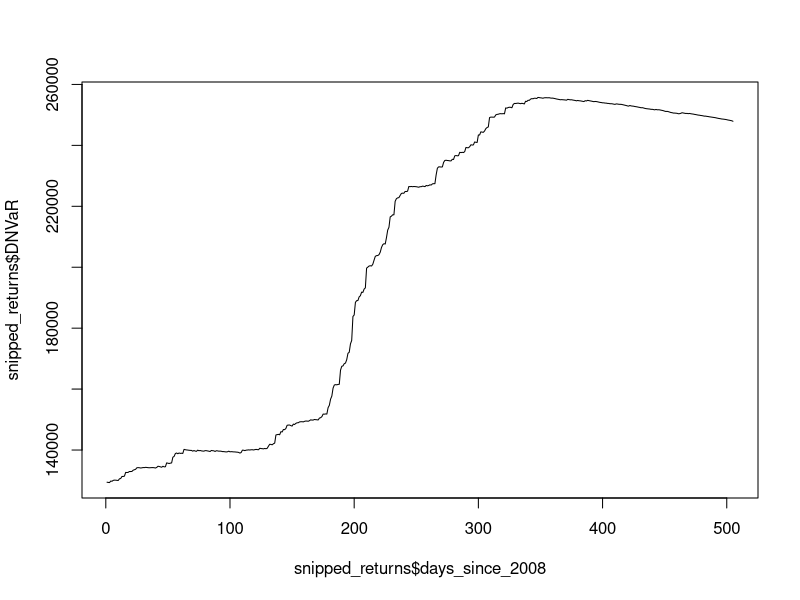

The R script that drew this image:
require(tidyverse)
# Import csv file
returns <- read_csv("returns4symbols.2004-2018(2).csv")
returns <- tibble(returns)

# Stock Holdings
s <- 5000000
x <- 3000000
m <- 1000000
a <- 1000000

# Get 1% quantile
p <- -qnorm(0.01)

# Make table of returns from just 2008 to 2009
snipped_returns <- returns[1007:1511,]

# Initialise lists for sd's and covariances
sd_spy <- vector("list", 505)
sd_xlf <- vector("list", 505)
sd_msft <- vector("list", 505)
sd_aapl <- vector("list", 505)

# Initialise lists for covariances
cov_sx <- vector("list", 505) 
cov_sm <- vector("list", 505)
cov_sa <- vector("list", 505)
cov_xm <- vector("list", 505)
cov_xa <- vector("list", 505)
cov_ma <- vector("list", 505)

# Initialize list for DNVaR
DNVaR <- vector("list", 505)

it <- c(1:505)

# For loop to calculate the sd's and covariances
for (i in c(1:length(snipped_returns$date))){
  
  sd_spy[[i]] <- sqrt(sum(returns[1:1005+i,2]^2) / (1005 + i))

  sd_xlf[[i]] <- sqrt(sum(returns[1:1005+i,3]^2) / (1005 + i))

  sd_msft[[i]] <- sqrt(sum(returns[1:1005+i,4]^2) / (1005 + i))

  sd_aapl[[i]] <- sqrt(sum(returns[1:1005+i,5]^2) / (1005 + i))
  
  cov_sx[[i]] <- cov(returns[1:1005+i,2], returns[1:1005+i,3]) 
  cov_sm[[i]] <- cov(returns[1:1005+i,2], returns[1:1005+i,4])
  cov_sa[[i]] <- cov(returns[1:1005+i,2], returns[1:1005+i,5])
  cov_xm[[i]] <- cov(returns[1:1005+i,3], returns[1:1005+i,4])
  cov_xa[[i]] <- cov(returns[1:1005+i,3], returns[1:1005+i,5])
  cov_ma[[i]] <- cov(returns[1:1005+i,4], returns[1:1005+i,5])
  
  DNVaR[[i]] <- p * sqrt( 
                          ((s*sd_spy[[i]])^2) +  
                          ((x*sd_xlf[[i]])^2) +
                          ((m*sd_msft[[i]])^2) +
                          ((a*sd_aapl[[i]])^2) +
                          (2*s*x*cov_sx[[i]]*sd_spy[[i]]*sd_xlf[[i]]) +
                          (2*s*m*cov_sm[[i]]*sd_spy[[i]]*sd_msft[[i]]) + 
                          (2*s*a*cov_sa[[i]]*sd_spy[[i]]*sd_aapl[[i]]) +
                          (2*x*m*cov_xm[[i]]*sd_xlf[[i]]*sd_msft[[i]]) +
                          (2*x*a*cov_xa[[i]]*sd_xlf[[i]]*sd_aapl[[i]]) +
                          (2*m*a*cov_ma[[i]]*sd_msft[[i]]*sd_aapl[[i]])
                        )
}

# Coerce as double to make it easier to work with
snipped_returns$sd_spy <- as.double(sd_spy)
snipped_returns$sd_xlf <- as.double(sd_xlf)
snipped_returns$sd_msft <- as.double(sd_msft)
snipped_returns$sd_aapl <- as.double(sd_aapl)

snipped_returns$cov_sx <- as.double(cov_sx)
snipped_returns$cov_sm <- as.double(cov_sm)
snipped_returns$cov_sa <- as.double(cov_sa)
snipped_returns$cov_xm <- as.double(cov_xm)
snipped_returns$cov_xa <- as.double(cov_xa)
snipped_returns$cov_ma <- as.double(cov_ma)

snipped_returns$DNVaR <- as.double(DNVaR)

snipped_returns$days_since_2008 <- it

# Remove intermediate variables
rm(i, sd_aapl, sd_msft, sd_spy, sd_xlf, 
   cov_sx, cov_sm, cov_sa, cov_xm, cov_xa, cov_ma, DNVaR,
   s, x, m, a, p, it)

# Round off current values for neatness
round(snipped_returns$sd_spy, 6)
round(snipped_returns$sd_xlf, 6)
round(snipped_returns$sd_msft, 6)
round(snipped_returns$sd_aapl, 6)
round(snipped_returns$cov_sx, 8)
round(snipped_returns$cov_sm, 8)
round(snipped_returns$cov_sa, 8)
round(snipped_returns$cov_xm, 8)
round(snipped_returns$cov_xa, 8)
round(snipped_returns$cov_ma, 8)
round(snipped_returns$DNVaR, 2)

plot(snipped_returns$days_since_2008, snipped_returns$DNVaR, color = "blue", type = "l")
